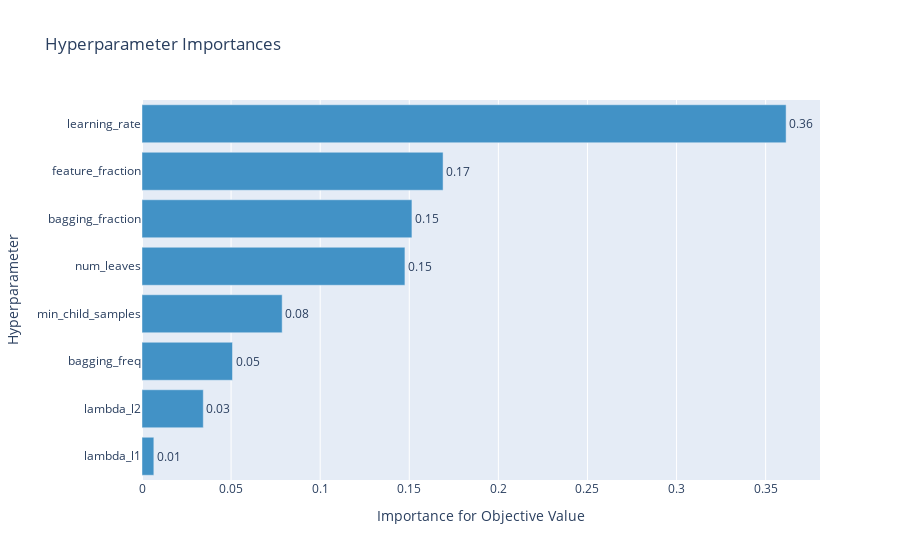

Here is the notebook cell this chart was saved with:
### Code cell
p4 = plot_param_importances(study)
p4.write_image('images/param_imp_plot_lgb_reg.png')
p4.show()

### Figure 1 — Plotly figure (JSON) as saved in the notebook; plotly's stock layout.template omitted (floating-point values rounded to 4 significant figures)
{"data": [{"cliponaxis": false, "hovertemplate": ["lambda_l1 (LogUniformDistribution): 0.00664572302242224<extra></extra>", "lambda_l2 (LogUniformDistribution): 0.034396679464157205<extra></extra>", "bagging_freq (IntUniformDistribution): 0.050788410263511746<extra></extra>", "min_child_samples (IntUniformDistribution): 0.07866500790490315<extra></extra>", "num_leaves (IntUniformDistribution): 0.1475591436780383<extra></extra>", "bagging_fraction (UniformDistribution): 0.1514922370822551<extra></extra>", "feature_fraction (UniformDistribution): 0.16897187482664333<extra></extra>", "learning_rate (UniformDistribution): 0.361480923758069<extra></extra>"], "marker": {"color": "rgb(66,146,198)"}, "orientation": "h", "text": ["0.00664572302242224", "0.034396679464157205", "0.050788410263511746", "0.07866500790490315", "0.1475591436780383", "0.1514922370822551", "0.16897187482664333", "0.361480923758069"], "textposition": "outside", "texttemplate": "%{text:.2f}", "type": "bar", "x": [0.006646, 0.0344, 0.05079, 0.07867, 0.1476, 0.1515, 0.169, 0.3615], "y": ["lambda_l1", "lambda_l2", "bagging_freq", "min_child_samples", "num_leaves", "bagging_fraction", "feature_fraction", "learning_rate"]}], "layout": {"showlegend": false, "title": {"text": "Hyperparameter Importances"}, "xaxis": {"title": {"text": "Importance for Objective Value"}}, "yaxis": {"title": {"text": "Hyperparameter"}}}}
